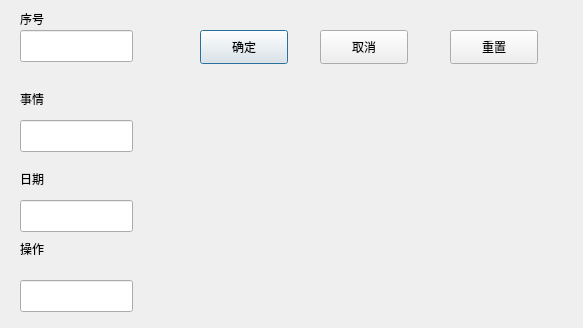
<?xml version="1.0" encoding="UTF-8"?>
<ui version="4.0">
 <class>InputDialog</class>
 <widget class="QDialog" name="InputDialog">
  <property name="geometry">
   <rect>
    <x>0</x>
    <y>0</y>
    <width>583</width>
    <height>328</height>
   </rect>
  </property>
  <property name="windowTitle">
   <string>Dialog</string>
  </property>
  <widget class="QLabel" name="label">
   <property name="geometry">
    <rect>
     <x>20</x>
     <y>10</y>
     <width>151</width>
     <height>18</height>
    </rect>
   </property>
   <property name="text">
    <string>序号</string>
   </property>
  </widget>
  <widget class="QLineEdit" name="lineEditId">
   <property name="geometry">
    <rect>
     <x>20</x>
     <y>30</y>
     <width>113</width>
     <height>32</height>
    </rect>
   </property>
  </widget>
  <widget class="QLabel" name="label_2">
   <property name="geometry">
    <rect>
     <x>20</x>
     <y>90</y>
     <width>58</width>
     <height>18</height>
    </rect>
   </property>
   <property name="text">
    <string>事情</string>
   </property>
  </widget>
  <widget class="QLineEdit" name="lineEditThing">
   <property name="geometry">
    <rect>
     <x>20</x>
     <y>120</y>
     <width>113</width>
     <height>32</height>
    </rect>
   </property>
  </widget>
  <widget class="QLabel" name="label_3">
   <property name="geometry">
    <rect>
     <x>20</x>
     <y>170</y>
     <width>58</width>
     <height>18</height>
    </rect>
   </property>
   <property name="text">
    <string>日期</string>
   </property>
  </widget>
  <widget class="QLineEdit" name="lineEditDate">
   <property name="geometry">
    <rect>
     <x>20</x>
     <y>200</y>
     <width>113</width>
     <height>32</height>
    </rect>
   </property>
  </widget>
  <widget class="QLabel" name="label_4">
   <property name="geometry">
    <rect>
     <x>20</x>
     <y>240</y>
     <width>58</width>
     <height>18</height>
    </rect>
   </property>
   <property name="text">
    <string>操作</string>
   </property>
  </widget>
  <widget class="QLineEdit" name="lineEditDo">
   <property name="geometry">
    <rect>
     <x>20</x>
     <y>280</y>
     <width>113</width>
     <height>32</height>
    </rect>
   </property>
  </widget>
  <widget class="QPushButton" name="buttonOk">
   <property name="geometry">
    <rect>
     <x>200</x>
     <y>30</y>
     <width>88</width>
     <height>34</height>
    </rect>
   </property>
   <property name="text">
    <string>确定</string>
   </property>
  </widget>
  <widget class="QPushButton" name="lineEditCancel">
   <property name="geometry">
    <rect>
     <x>320</x>
     <y>30</y>
     <width>88</width>
     <height>34</height>
    </rect>
   </property>
   <property name="text">
    <string>取消</string>
   </property>
  </widget>
  <widget class="QPushButton" name="buttonReset">
   <property name="geometry">
    <rect>
     <x>450</x>
     <y>30</y>
     <width>88</width>
     <height>34</height>
    </rect>
   </property>
   <property name="text">
    <string>重置</string>
   </property>
  </widget>
 </widget>
 <resources/>
 <connections/>
</ui>
